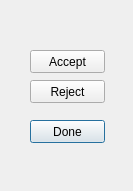
<?xml version="1.0" encoding="UTF-8"?>
<ui version="4.0">
 <class>Dialog</class>
 <widget class="QDialog" name="Dialog">
  <property name="geometry">
   <rect>
    <x>0</x>
    <y>0</y>
    <width>133</width>
    <height>191</height>
   </rect>
  </property>
  <property name="windowTitle">
   <string>Dialog</string>
  </property>
  <widget class="QPushButton" name="DoneButton">
   <property name="geometry">
    <rect>
     <x>30</x>
     <y>120</y>
     <width>75</width>
     <height>23</height>
    </rect>
   </property>
   <property name="text">
    <string>Done</string>
   </property>
  </widget>
  <widget class="QPushButton" name="RejectButton">
   <property name="geometry">
    <rect>
     <x>30</x>
     <y>80</y>
     <width>75</width>
     <height>23</height>
    </rect>
   </property>
   <property name="text">
    <string>Reject</string>
   </property>
  </widget>
  <widget class="QPushButton" name="AcceptButton">
   <property name="geometry">
    <rect>
     <x>30</x>
     <y>50</y>
     <width>75</width>
     <height>23</height>
    </rect>
   </property>
   <property name="text">
    <string>Accept</string>
   </property>
  </widget>
 </widget>
 <resources/>
 <connections/>
</ui>
